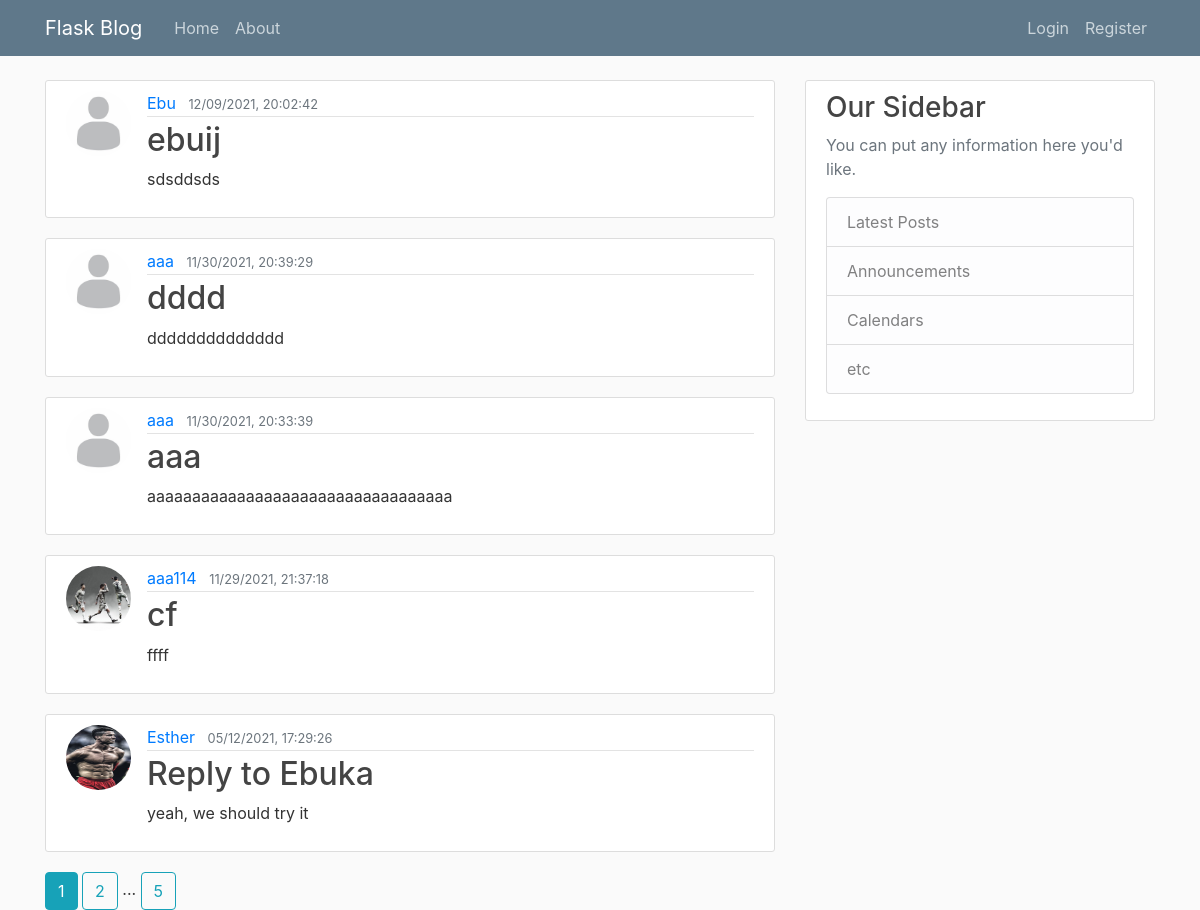
Page /home on the earlier database version.
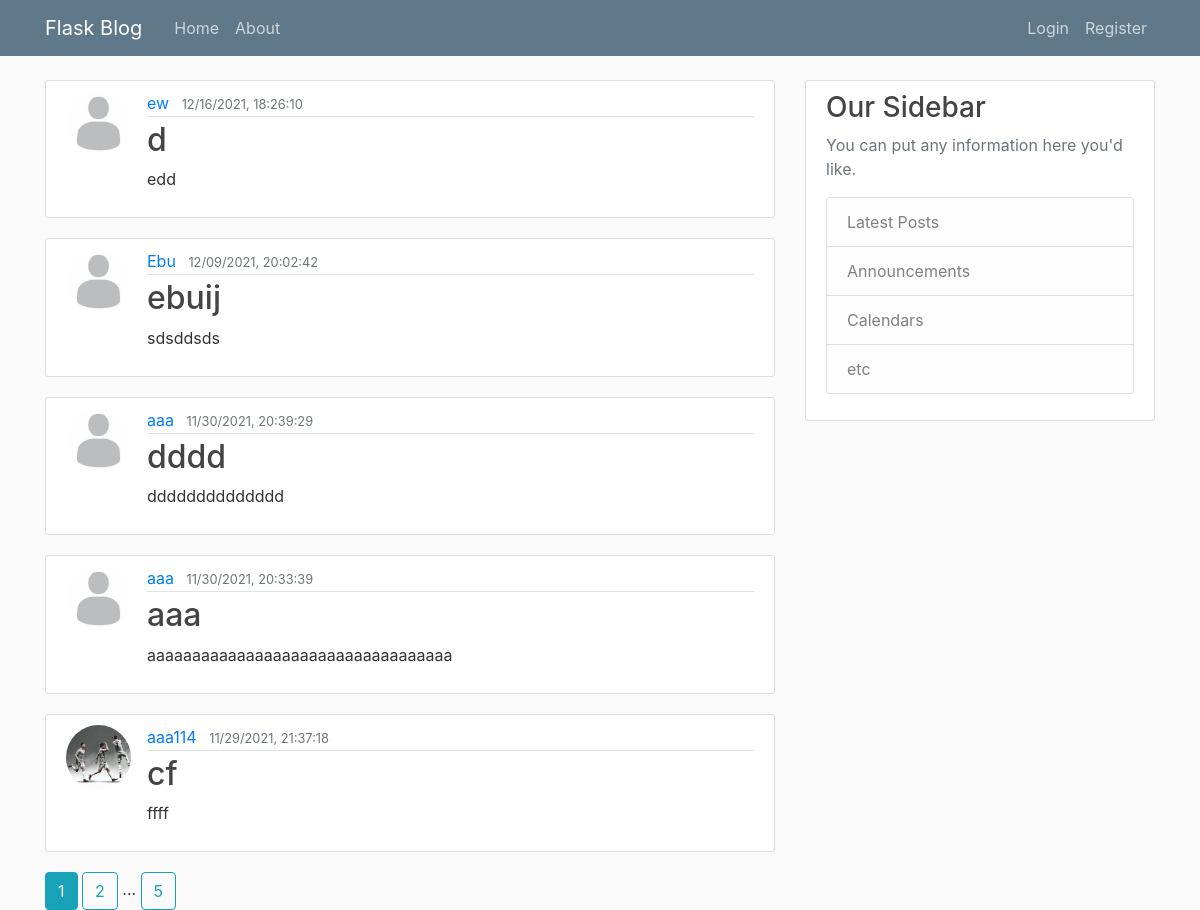
Same page on the later database version.
### flaskblog/posts/models.py (models this page shows, shortened)
class Post(db.Model):
    id = db.Column(db.Integer, primary_key=True)
    title = db.Column(db.String(100), nullable=False)
    date_posted = db.Column(db.DateTime, nullable=False, default=datetime.utcnow)
    content = db.Column(db.Text, nullable=False)
    user_id = db.Column(db.Integer, db.ForeignKey('user.id'), nullable=False)

### flaskblog/users/models.py (models this page shows, shortened)
class User(db.Model, UserMixin):
    id = db.Column(db.Integer, primary_key=True)
    username = db.Column(db.String(20), unique=True, nullable=False)
    email = db.Column(db.String(120), unique=True, nullable=False)
    image_file = db.Column(db.String(20), nullable=False, default='default.jpg')
    password = db.Column(db.String(60), nullable=True)
    posts = db.relationship('Post', backref='author', lazy=True)

### flaskblog/main/routes.py (the view)
@main.route("/")
@main.route("/home")
def home():
    page = request.args.get('page', 1, type=int)
    posts = Post.query.order_by(Post.date_posted.desc()).paginate(page=page, per_page=5)
    return render_template('home.html', posts=posts)

### flaskblog/templates/home.html
{% extends "layout.html" %}
{% block content %}
    {% for post in posts.items %}
        <article class="media content-section">
          <img class="rounded-circle article-img" src="{{ url_for('static', filename='profile_px/' + post.author.image_file) }}">
          <div class="media-body">
            <div class="article-metadata">
              <a class="mr-2" href="{{ url_for('users.user_page', username=post.author.username) }}">{{ post.author.username }}</a>
              <small class="text-muted">{{ post.date_posted.strftime("%m/%d/%Y, %H:%M:%S") }}</small>
            </div>
            <h2><a class="article-title" href="{{ url_for('posts.post', post_id=post.id) }}">{{ post.title }}</a></h2>
            <p class="article-content">{{ post.content }}</p>
          </div>
        </article>
    {% endfor %}
    {% for page_num in posts.iter_pages(left_edge=1, right_edge=1, left_current=1, right_current=2) %}
      {% if page_num %}
        {% if posts.page == page_num %}
          <a class="btn btn-info" href="{{ url_for('main.home', page=page_num) }}">{{ page_num }}</a>
        {% else %}
          <a class="btn btn-outline-info" href="{{ url_for('main.home', page=page_num) }}">{{ page_num }}</a>
        {% endif %}
      {% else %}
        ...
      {% endif %}
    {% endfor %}
{% endblock content %}

### flaskblog/templates/layout.html (shortened to what this page needs)
<!doctype html>
<html lang="en">
    <head>
        <link rel="stylesheet" href="https://maxcdn.bootstrapcdn.com/bootstrap/4.0.0/css/bootstrap.min.css">
        <link rel="stylesheet" href="https://pro.fontawesome.com/releases/v5.10.0/css/all.css"/>
        <link rel="stylesheet" type="text/css" href="{{ url_for('static', filename='main.css') }}">
    </head>
    <body>
        <header class="site-header">
          <nav class="navbar navbar-expand-md navbar-dark bg-steel fixed-top">
            <div class="container">
              <a class="navbar-brand mr-4" href="/">Flask Blog</a>
              <div class="collapse navbar-collapse" id="navbarToggle">
                <div class="navbar-nav mr-auto">
                  <a class="nav-item nav-link" href="{{ url_for('main.home') }}">Home</a>
                  <a class="nav-item nav-link" href="{{ url_for('main.about') }}">About</a>
                </div>
                <div class="navbar-nav">
                  {% if current_user.is_authenticated %}
                    <a class="nav-item nav-link" href="{{ url_for('posts.new_post') }}">New Post</a>
                    <a class="nav-item nav-link" href="{{ url_for('users.account') }}">Account</a>
                    <a class="nav-item nav-link" href="{{ url_for('users.logout') }}">Logout</a>
                  {% else %}
                    <a class="nav-item nav-link" href="{{ url_for('users.login') }}">Login</a>
                    <a class="nav-item nav-link" href="{{ url_for('users.register') }}">Register</a>
                  {% endif %}
                </div>
              </div>
            </div>
          </nav>
        </header>
        <main role="main" class="container">
          <div class="row">
            <div class="col-md-8">
              {% block content %}{% endblock %}
            </div>
            <div class="col-md-4">
              <div class="content-section">
                <h3>Our Sidebar</h3>
                <p class='text-muted'>You can put any information here you'd like.
                  <ul class="list-group">
                    <li class="list-group-item list-group-item-light">Latest Posts</li>
                    <li class="list-group-item list-group-item-light">Announcements</li>
                    <li class="list-group-item list-group-item-light">Calendars</li>
                    <li class="list-group-item list-group-item-light">etc</li>
                  </ul>
                </p>
              </div>
            </div>
          </div>
        </main>
      </body>
    </html>

### flaskblog/static/main.css (style rules this page uses)
body { background: #fafafa; color: #333333; margin-top: 5rem; }
h1, h2, h3, h4, h5, h6 { color: #444444; }
.bg-steel { background-color: #5f788a; }
.site-header .navbar-nav .nav-link { color: #cbd5db; }
.content-section { background: #ffffff; padding: 10px 20px; border: 1px solid #dddddd; border-radius: 3px; margin-bottom: 20px; }
.article-title { color: #444444; }
.article-content { white-space: pre-line; }
.article-img { height: 65px; width: 65px; margin-right: 16px; }
.article-metadata { padding-bottom: 1px; margin-bottom: 4px; border-bottom: 1px solid #e3e3e3 }

Differences in the rows shown:
no longer on this page (row unchanged): Post: image_file (picture), author.username "Esther", date_posted "05/12/2021, 17:29:26", title "Reply to Ebuka", content "yeah, we should try it"
added Post: image_file (placeholder picture), author.username "ew", date_posted "12/16/2021, 18:26:10", title "d", content "edd"
